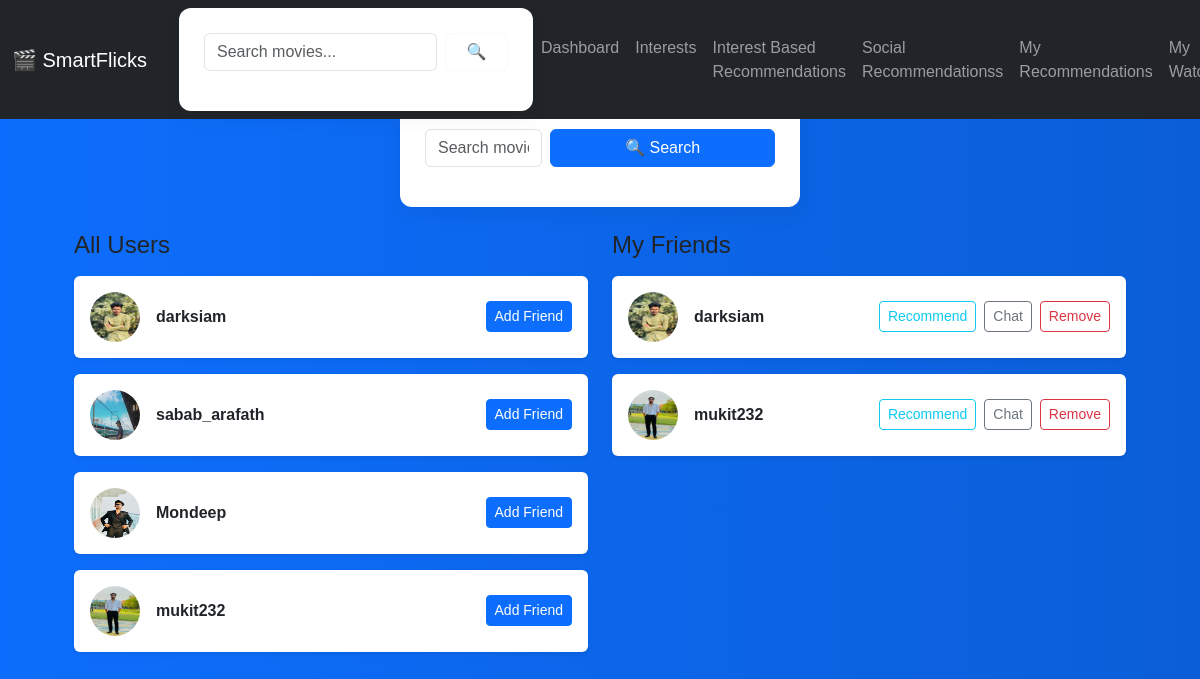
The app's page /dashboard (signed in) with its own data.
### tables this page shows
CREATE TABLE users (
            id INTEGER PRIMARY KEY AUTOINCREMENT,
            username TEXT UNIQUE,
            password TEXT,
            email TEXT,
            profile_pic TEXT DEFAULT ''
        );

### app.py (the view)
@app.route('/dashboard')
def dashboard():
    if 'user_id' not in session:
        return redirect('/login')
    conn = get_db()
    user_id = session['user_id']
    users = conn.execute('SELECT * FROM users WHERE id != ?', (user_id,)).fetchall()
    friends = conn.execute('''
        SELECT DISTINCT u.* FROM users u
        JOIN friends f ON u.id = f.friend_id
        WHERE f.user_id = ?
    ''', (user_id,)).fetchall()
    query = request.args.get('query', '')
    search_results = []
    if query:
        search_results = conn.execute('''
            SELECT * FROM movies
            WHERE title LIKE ? OR genre LIKE ?
        ''', (f'%{query}%', f'%{query}%')).fetchall()
    conn.close()
    return render_template(
        'dashboard.html',
        users=users,
        friends=friends,
        search_results=search_results,
        query=query
    )

### app.py (called while the page is built)
def get_db():
    conn = sqlite3.connect('database.db')
    conn.row_factory = sqlite3.Row
    return conn

### templates/dashboard.html (shortened to what this page needs)
{% extends "base.html" %}
{% block content %}
<div class="container mt-4">
    <form method="GET" action="/search_movies" class="mb-4 d-flex justify-content-center">
        <input type="text" name="query" class="form-control w-50 me-2" placeholder="Search movies..." value="{{ query or '' }}">
        <button type="submit" class="btn btn-primary">🔍 Search</button>
    </form>
    <div class="row">
        <div class="col-md-6">
            <h4 class="mb-3">All Users</h4>
            {% if users %}
                {% for user in users %}
                    <div class="d-flex align-items-center bg-white p-3 mb-3 shadow-sm rounded">
                        {% set pic = user['profile_pic'] if user['profile_pic'] else 'default.jpg' %}
                        <img src="{{ url_for('static', filename='uploads/' ~ pic) }}" alt="Avatar" class="rounded-circle me-3" width="50" height="50">
                        <div class="flex-grow-1"><strong>{{ user['username'] }}</strong></div>
                        <a href="/send_friend_request/{{ user['id'] }}" class="btn btn-sm btn-primary">Add Friend</a>
                    </div>
                {% endfor %}
            {% else %}
                <p>No other users found.</p>
            {% endif %}
        </div>
        <div class="col-md-6">
            <h4 class="mb-3">My Friends</h4>
            {% if friends %}
                {% set displayed = [] %}
                {% for friend in friends %}
                    {% if friend['id'] not in displayed %}
                        {% set _ = displayed.append(friend['id']) %}
                        <div class="d-flex align-items-center bg-white p-3 mb-3 shadow-sm rounded">
                            {% set pic = friend['profile_pic'] if friend['profile_pic'] else 'default.jpg' %}
                            <img src="{{ url_for('static', filename='uploads/' ~ pic) }}" alt="Friend Avatar" class="rounded-circle me-3" width="50" height="50">
                            <div class="flex-grow-1"><strong>{{ friend['username'] }}</strong></div>
                            <div class="d-flex gap-2">
                                <a href="/recommend/{{ friend['id'] }}" class="btn btn-sm btn-outline-info">Recommend</a>
                                <a href="/chat/{{ friend['id'] }}" class="btn btn-sm btn-outline-secondary">Chat</a>
                                <a href="/remove_friend/{{ friend['id'] }}" class="btn btn-sm btn-outline-danger">Remove</a>
                            </div>
                        </div>
                    {% endif %}
                {% endfor %}
            {% else %}
                <p>You haven't added any friends yet.</p>
            {% endif %}
        </div>
    </div>
</div>
{% endblock %}

### static/style.css (style rules this page uses)
* { margin: 0; padding: 0; box-sizing: border-box; }
body { font-family: 'Poppins', Arial, sans-serif; background: linear-gradient(to right, #0d6efd, #0b5ed7); min-height: 100vh; padding: 40px; color: #212529; }
form { background: #ffffff; padding: 25px; border-radius: 12px; width: 100%; max-width: 400px; margin: auto; box-shadow: 0 8px 20px rgba(0, 0, 0, 0.05); }
input, button, select, textarea { width: 100%; padding: 10px 15px; margin-bottom: 15px; border: 1px solid #ced4da; border-radius: 8px; font-size: 16px; transition: all 0.3s ease; }
button { background-color: #0d6efd; color: white; font-weight: 500; border: none; cursor: pointer; transition: background-color 0.3s; }
a { color: #ffffff; text-decoration: none; transition: color 0.3s; }
.container { max-width: 1100px; margin: auto; }

### templates/base.html (style rules this page uses)
body { background-color: #f8f9fa; padding-top: 80px; }

### records on screen
users: profile_pic (picture), username "darksiam"
users: profile_pic (picture), username "sabab_arafath"
users: profile_pic (picture), username "Mondeep"
users: profile_pic (picture), username "mukit232"
